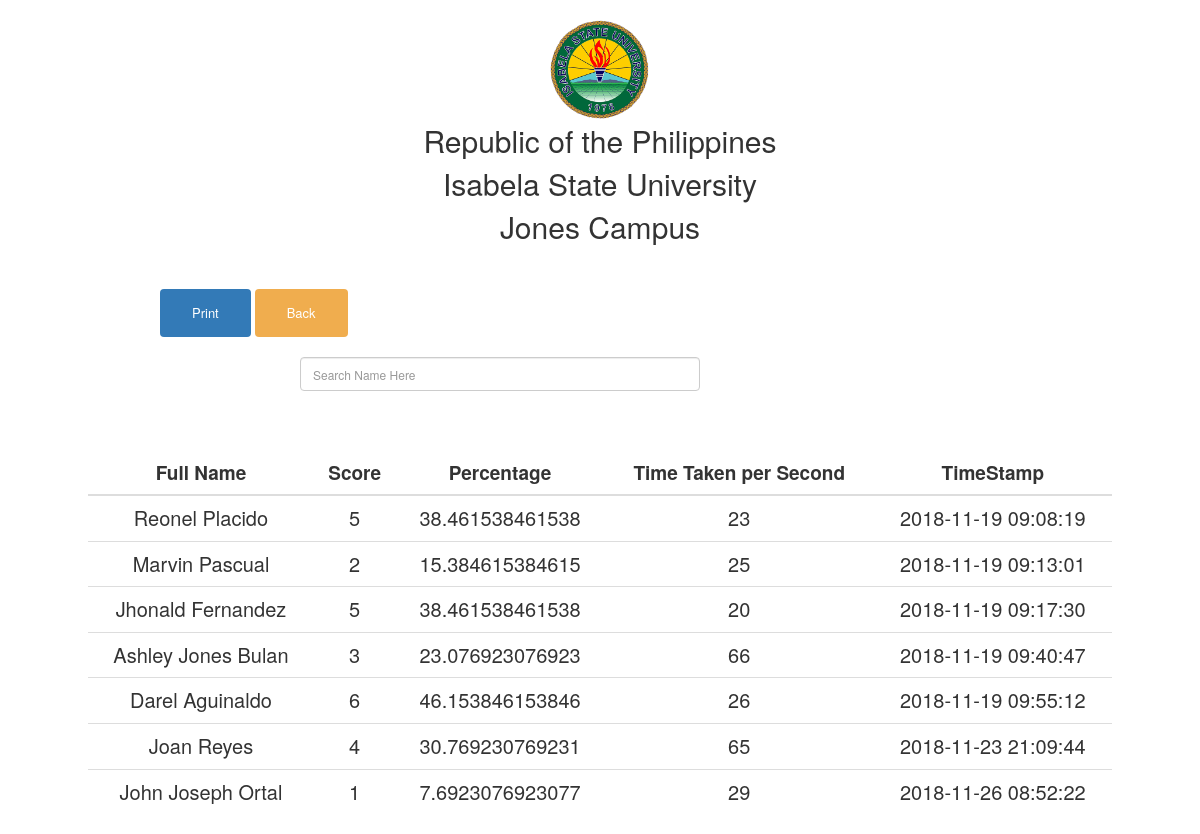
The page /report1.php on the database its author committed.
### tables this page shows
CREATE TABLE IF NOT EXISTS `quiz_takers` (
  `id` int(11) NOT NULL AUTO_INCREMENT,
  `username` varchar(255) NOT NULL,
  `quiz_id` int(11) NOT NULL,
  `marks` int(11) NOT NULL,
  `percentage` varchar(24) NOT NULL,
  `date_time` datetime NOT NULL DEFAULT '0000-00-00 00:00:00',
  `duration` int(11) NOT NULL,
  PRIMARY KEY (`id`)
);

### report1.php (the view, shortened to what this page needs)
<?php
	$sql = "SELECT * FROM quiz_takers";
	$result = mysql_query($sql) or die(mysql_erorr());
?>
<!DOCTYPE html>
<html>
<head>
    <link rel="stylesheet" type="text/css" href="bootstrap/css/bootstrap.min.css"/>
</head>
<body>
<center>
	<table id="rpTable">
		<tr align="center">
			<td><img src="img/logo isu.png" height="100" width="100"></td>
		</tr>
		<tr>
			<td align="center">
				Republic of the Philippines <br>
				Isabela State University <br>
				Jones Campus
			</td>
		</tr>
	</table>
</center>
<br><br>
<div id="form">
<form method="POST">
	<table id="tForm">
		<tr>
				<td>
				<input type="button" class="btn btn-primary" value="Print" id="print"/>
				<input type="submit" class="btn btn-warning" value="Back" id="print1" name="back"/>
				</td>
	</table>
	<br>
	<table align="center" style="margin-right: 500px;">
		<tr>
			<td>
				<input type="text" class="form-control search" placeholder="Search Name Here"   autofocus />
			</td>
		</tr>
	</table>
</form>
</div>
<br><br>
<center>
	<table id="rTable" class="table table-hover">
	<thead>
		<tr>
				<th class="tHead">Full Name</th>
				<th class="tHead">Score</th>
				<th class="tHead">Percentage</th>
				<th class="tHead">Time Taken per Second</th>
				<th class="tHead">TimeStamp</th>
		</tr>
	</thead>
		<?php
			while ($row = mysql_fetch_array($result)) {
			$db_username = $row["username"];
			$db_marks = $row["marks"];
			$db_percentage = $row["percentage"];
			$db_duration = $row["duration"];
			$db_timestamp = $row["date_time"];
			echo "
				<tr style='text-align:center; font-size: 20px;'>
					<td>$db_username</td>
					<td>$db_marks</td>
					<td>$db_percentage</td>
					<td>$db_duration</td>
					<td>$db_timestamp</td>
				</tr>
				";
		 } ?>
	</table>
</center>
</body>
</html>

### report1.php (style rules this page uses)
#rTable { font-style: Times New Roman; font-size: 30px; padding: 0px 30px 20px 0px; margin-top: 20px; }
#rpTable { font-style: Times New Roman; font-size: 30px; padding: 0px 30px 20px 0px; margin-top: 20px; }
.table { width: 1024px; }
.btn { border: none; color: white; padding: 15px 32px; text-align: center; text-decoration: none; display: inline-block; font-size: 13px; }
.tHead { text-align: center; font-weight: bold; font-size: 19px; }
.form-control { width: 400px; font-style: Arial; font-size: 12px; }
#form { margin-left: 160px; }
#tForm { width: 1000px; }

### rows shown on the page
quiz_takers: username "Reonel Placido", marks "5", percentage "38.461538461538", duration "23", date_time "2018-11-19 09:08:19"
quiz_takers: username "Marvin Pascual", marks "2", percentage "15.384615384615", duration "25", date_time "2018-11-19 09:13:01"
quiz_takers: username "Jhonald Fernandez", marks "5", percentage "38.461538461538", duration "20", date_time "2018-11-19 09:17:30"
quiz_takers: username "Ashley Jones Bulan", marks "3", percentage "23.076923076923", duration "66", date_time "2018-11-19 09:40:47"
quiz_takers: username "Darel Aguinaldo", marks "6", percentage "46.153846153846", duration "26", date_time "2018-11-19 09:55:12"
quiz_takers: username "Joan Reyes", marks "4", percentage "30.769230769231", duration "65", date_time "2018-11-23 21:09:44"
quiz_takers: username "John Joseph Ortal", marks "1", percentage "7.6923076923077", duration "29", date_time "2018-11-26 08:52:22"
